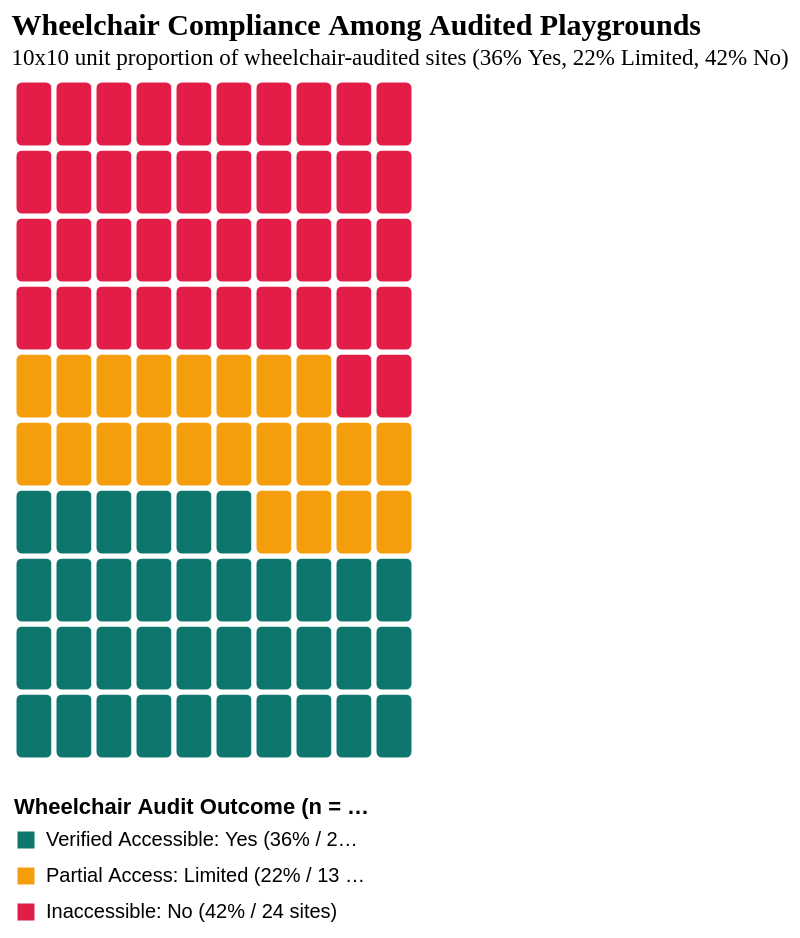

Describe this chart as a Vega-Lite specification.
### Vega-Lite specification from a JSON file in a GitHub repository (floating-point values rounded to 4 significant figures)
{"$schema": "https://vega.github.io/schema/vega-lite/v5.json", "width": "container", "height": 340, "title": {"text": "Wheelchair Compliance Among Audited Playgrounds", "subtitle": "10x10 unit proportion of wheelchair-audited sites (36% Yes, 22% Limited, 42% No)", "font": "Merriweather", "fontSize": 15, "subtitleFont": "Plus Jakarta Sans", "subtitleFontSize": 11.5, "anchor": "start"}, "data": {"sequence": {"start": 0, "stop": 100, "as": "unit_id"}}, "transform": [{"calculate": "datum.unit_id % 10", "as": "col"}, {"calculate": "floor(datum.unit_id / 10)", "as": "row"}, {"calculate": "datum.unit_id < 36 ? 'Verified Accessible: Yes (36% / 21 sites)' : (datum.unit_id < 58 ? 'Partial Access: Limited (22% / 13 sites)' : 'Inaccessible: No (42% / 24 sites)')", "as": "Compliance_Tier"}], "mark": {"type": "rect", "cornerRadius": 4, "stroke": "#FFFFFF", "strokeWidth": 2.5}, "encoding": {"x": {"field": "col", "type": "ordinal", "axis": null}, "y": {"field": "row", "type": "ordinal", "sort": "descending", "axis": null}, "color": {"field": "Compliance_Tier", "type": "nominal", "title": "Wheelchair Audit Outcome (n = 58)", "scale": {"domain": ["Verified Accessible: Yes (36% / 21 sites)", "Partial Access: Limited (22% / 13 sites)", "Inaccessible: No (42% / 24 sites)"], "range": ["#0F766E", "#F59E0B", "#E11D48"]}, "legend": {"orient": "bottom", "direction": "vertical"}}, "tooltip": [{"field": "Compliance_Tier", "type": "nominal", "title": "Audit Outcome"}, {"calculate": "datum.unit_id + 1", "type": "quantitative", "title": "Percentile Square"}]}, "config": {"view": {"stroke": null}}}
